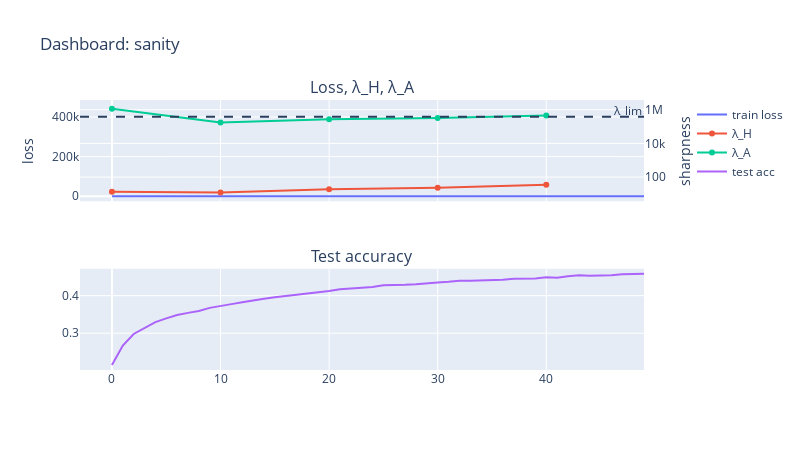

The notebook cell this image was saved under:
### Markdown cell above
### Single-run dashboard

### Code cell
def plot_single_run_dashboard(run_name):
    df = pd.read_csv(OUTPUT_V2 / run_name / "metrics.csv")
    with open(OUTPUT_V2 / run_name / "metadata.json") as f:
        meta = json.load(f)
    lr, b1 = meta["lr"], meta["beta1"]
    lim = lambda_lim(lr, b1)
    fig = make_subplots(rows=2, cols=1, specs=[[{"secondary_y": True}], [{}]],
                        subplot_titles=("Loss, λ_H, λ_A", "Test accuracy"), shared_xaxes=True)
    fig.add_trace(go.Scatter(x=df["step"], y=df["train_loss"], name="train loss"), row=1, col=1, secondary_y=False)
    d = df.dropna(subset=["lambda_H"])
    fig.add_trace(go.Scatter(x=d["step"], y=d["lambda_H"], name="λ_H"), row=1, col=1, secondary_y=True)
    dA = df.dropna(subset=["lambda_A"])
    fig.add_trace(go.Scatter(x=dA["step"], y=dA["lambda_A"], name="λ_A"), row=1, col=1, secondary_y=True)
    fig.add_hline(y=lim, line_dash="dash", annotation_text="λ_lim", row=1, col=1, secondary_y=True)
    fig.add_trace(go.Scatter(x=df["step"], y=df["test_acc"], name="test acc"), row=2, col=1)
    fig.update_layout(height=450, title=f"Dashboard: {run_name}")
    fig.update_yaxes(title_text="loss", row=1, col=1, secondary_y=False)
    fig.update_yaxes(title_text="sharpness", type="log", row=1, col=1, secondary_y=True)
    return fig

plot_single_run_dashboard("sanity").show()

### Figure 1 — Plotly figure (JSON) as saved in the notebook; plotly's stock layout.template omitted (floating-point values rounded to 4 significant figures)
{"data": [{"name": "train loss", "type": "scatter", "x": [0, 1, 2, 3, 4, 5, 6, 7, 8, 9, 10, 11, 12, 13, 14, 15, 16, 17, 18, 19, 20, 21, 22, 23, 24, 25, 26, 27, 28, 29, 30, 31, 32, 33, 34, 35, 36, 37, 38, 39, 40, 41, 42, 43, 44, 45, 46, 47, 48, 49], "xaxis": "x", "y": [2.16, 2.065, 2.004, 1.958, 1.921, 1.892, 1.872, 1.859, 1.844, 1.825, 1.807, 1.793, 1.781, 1.769, 1.758, 1.745, 1.733, 1.722, 1.71, 1.699, 1.689, 1.678, 1.668, 1.658, 1.648, 1.639, 1.63, 1.621, 1.612, 1.603, 1.595, 1.587, 1.579, 1.571, 1.562, 1.554, 1.547, 1.539, 1.531, 1.524, 1.519, 1.516, 1.505, 1.493, 1.488, 1.483, 1.474, 1.466, 1.461, 1.454], "yaxis": "y"}, {"name": "λ_H", "type": "scatter", "x": [0, 10, 20, 30, 40], "xaxis": "x", "y": [13.28, 12.25, 19.0, 23.52, 35.2], "yaxis": "y2"}, {"name": "λ_A", "type": "scatter", "x": [0, 10, 20, 30, 40], "xaxis": "x", "y": [1138000.0, 177000.0, 272500.0, 329400.0, 451500.0], "yaxis": "y2"}, {"name": "test acc", "type": "scatter", "x": [0, 1, 2, 3, 4, 5, 6, 7, 8, 9, 10, 11, 12, 13, 14, 15, 16, 17, 18, 19, 20, 21, 22, 23, 24, 25, 26, 27, 28, 29, 30, 31, 32, 33, 34, 35, 36, 37, 38, 39, 40, 41, 42, 43, 44, 45, 46, 47, 48, 49], "xaxis": "x2", "y": [0.2155, 0.2671, 0.2979, 0.313, 0.3295, 0.3395, 0.3484, 0.3541, 0.3591, 0.3674, 0.3733, 0.3774, 0.3825, 0.3877, 0.3917, 0.3955, 0.3988, 0.4019, 0.4063, 0.4076, 0.4124, 0.4172, 0.4192, 0.422, 0.4228, 0.4277, 0.4274, 0.4291, 0.4305, 0.4319, 0.4351, 0.4368, 0.4396, 0.4395, 0.4399, 0.4408, 0.4423, 0.445, 0.4455, 0.4457, 0.449, 0.4475, 0.4517, 0.4541, 0.4532, 0.4533, 0.4545, 0.4569, 0.4572, 0.4581], "yaxis": "y3"}], "layout": {"annotations": [{"font": {"size": 16}, "showarrow": false, "text": "Loss, λ_H, λ_A", "x": 0.47, "xanchor": "center", "xref": "paper", "y": 1, "yanchor": "bottom", "yref": "paper"}, {"font": {"size": 16}, "showarrow": false, "text": "Test accuracy", "x": 0.47, "xanchor": "center", "xref": "paper", "y": 0.375, "yanchor": "bottom", "yref": "paper"}, {"showarrow": false, "text": "λ_lim", "x": 1, "xanchor": "right", "xref": "x domain", "y": 380000.0, "yanchor": "bottom", "yref": "y"}], "height": 450, "shapes": [{"line": {"dash": "dash"}, "type": "line", "x0": 0, "x1": 1, "xref": "x domain", "y0": 380000.0, "y1": 380000.0, "yref": "y2"}], "title": {"text": "Dashboard: sanity"}, "width": 800, "xaxis": {"anchor": "y", "autorange": true, "domain": [0, 0.94], "matches": "x2", "range": [-2.946, 49], "showticklabels": false, "type": "linear"}, "xaxis2": {"anchor": "y3", "autorange": true, "domain": [0, 0.94], "range": [-2.946, 49], "type": "linear"}, "yaxis": {"anchor": "x", "autorange": true, "domain": [0.625, 1], "range": [-24920.0, 473500.0], "title": {"text": "loss"}, "type": "linear"}, "yaxis2": {"anchor": "x", "autorange": true, "overlaying": "y", "range": [0.5646, 6.58], "side": "right", "title": {"text": "sharpness"}, "type": "log"}, "yaxis3": {"anchor": "x2", "autorange": true, "domain": [0, 0.375], "range": [0.202, 0.4716], "type": "linear"}}}
